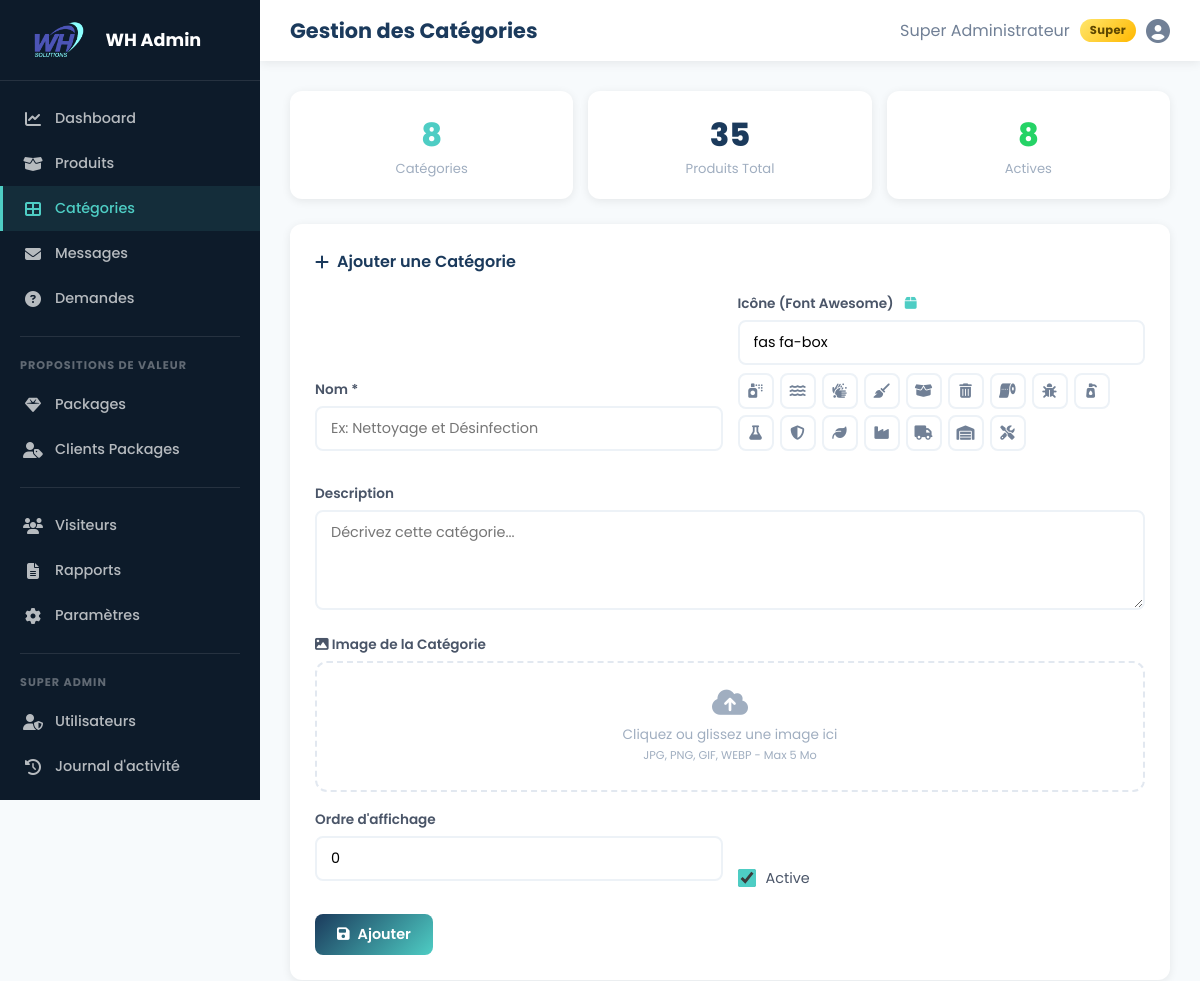
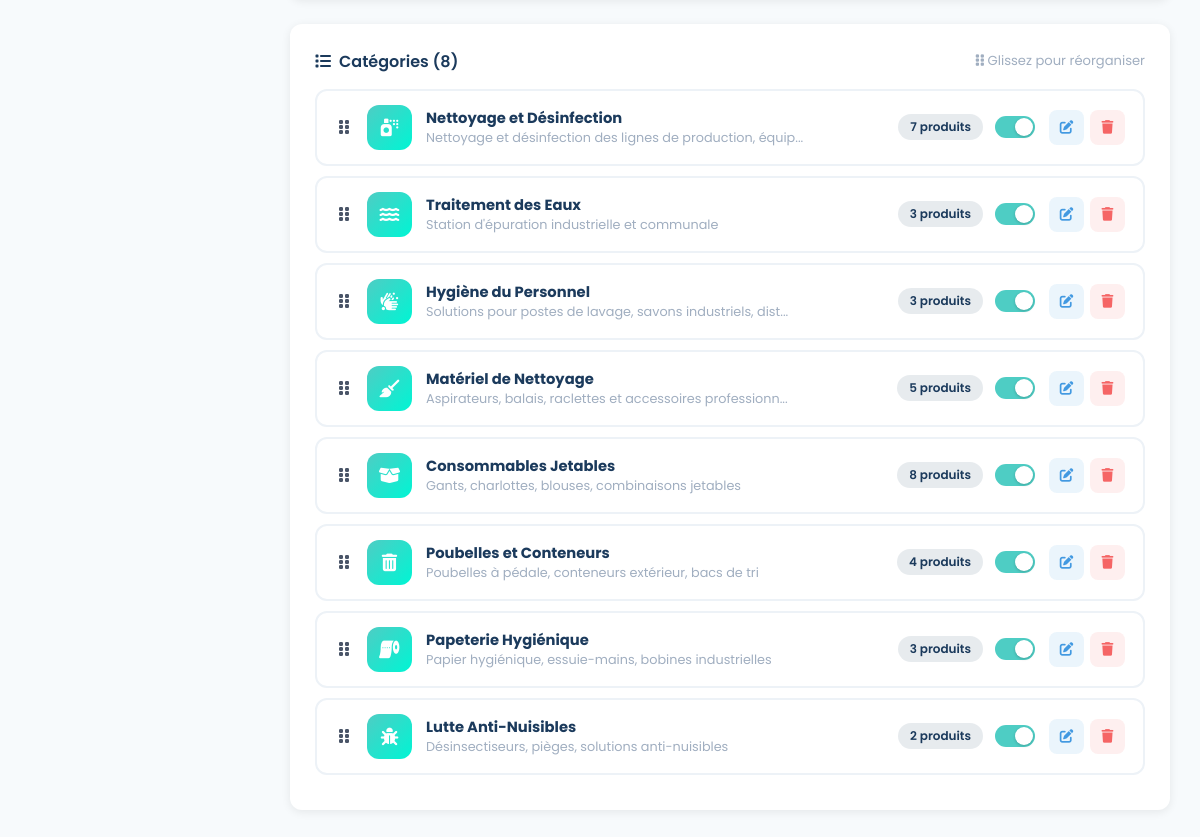
The app's page /admin/categories.php (signed in) with its own data (2 pictures, top to bottom).
### tables this page shows
CREATE TABLE categories (
    id INT AUTO_INCREMENT PRIMARY KEY,
    name VARCHAR(150) NOT NULL,
    slug VARCHAR(150) NOT NULL UNIQUE,
    description TEXT,
    icon VARCHAR(50) DEFAULT 'fas fa-box',
    image VARCHAR(255) DEFAULT NULL,
    sort_order INT DEFAULT 0,
    is_active TINYINT(1) DEFAULT 1,
    created_at TIMESTAMP DEFAULT CURRENT_TIMESTAMP
);

### includes/functions.php (called while the page is built, shortened)
<?php
function sanitize($data) {
    return htmlspecialchars(trim($data), ENT_QUOTES, 'UTF-8');
}
function isSuperAdmin() {
    return isset($_SESSION['admin_role']) && $_SESSION['admin_role'] === 'super_admin';
}

### admin/categories.php (the view, shortened to what this page needs)
<?php
$adminTitle = 'Gestion des Catégories';
require_once 'includes/header.php';
$categories = $pdo->query("SELECT c.*, (SELECT COUNT(*) FROM products WHERE category_id = c.id) as product_count FROM categories c ORDER BY c.sort_order ASC")->fetchAll();
$editCat = null;
$popularIcons = ['fas fa-spray-can','fas fa-water','fas fa-hands-wash','fas fa-broom','fas fa-box-open','fas fa-trash-alt','fas fa-toilet-paper','fas fa-bug','fas fa-pump-soap','fas fa-flask','fas fa-shield-alt','fas fa-leaf','fas fa-industry','fas fa-truck','fas fa-warehouse','fas fa-tools'];
?>
<div class="stats-row" style="display:grid; grid-template-columns:repeat(3,1fr); gap:15px; margin-bottom:25px;">
    <div class="card" style="text-align:center; padding:20px;">
        <div style="font-size:2rem; font-weight:800; color:var(--secondary);"><?= count($categories) ?></div>
        <div style="font-size:0.82rem; color:var(--gray-500);">Catégories</div>
    </div>
    <div class="card" style="text-align:center; padding:20px;">
        <div style="font-size:2rem; font-weight:800; color:var(--primary);"><?= array_sum(array_column($categories, 'product_count')) ?></div>
        <div style="font-size:0.82rem; color:var(--gray-500);">Produits Total</div>
    </div>
    <div class="card" style="text-align:center; padding:20px;">
        <div style="font-size:2rem; font-weight:800; color:#25D366;"><?= count(array_filter($categories, fn($c) => $c['is_active'])) ?></div>
        <div style="font-size:0.82rem; color:var(--gray-500);">Actives</div>
    </div>
</div>
<div class="card" style="margin-bottom:25px;">
    <h3><i class="fas fa-<?= $editCat ? 'edit' : 'plus' ?>"></i> <?= $editCat ? 'Modifier' : 'Ajouter' ?> une Catégorie</h3>
    <form method="POST" enctype="multipart/form-data">
        <div class="form-row">
            <div class="form-group">
                <label>Nom *</label>
                <input type="text" name="name" value="<?= sanitize($editCat['name'] ?? '') ?>" required placeholder="Ex: Nettoyage et Désinfection">
            </div>
            <div class="form-group">
                <label>Icône (Font Awesome) <span id="iconPreview" style="margin-left:8px;"><i class="<?= sanitize($editCat['icon'] ?? 'fas fa-box') ?>" style="color:var(--secondary);"></i></span></label>
                <input type="text" name="icon" id="iconInput" value="<?= sanitize($editCat['icon'] ?? 'fas fa-box') ?>" placeholder="fas fa-box" oninput="document.getElementById('iconPreview').innerHTML='<i class=\''+this.value+'\' style=\'color:var(--secondary);\'></i>'">
                <div style="display:flex; flex-wrap:wrap; gap:6px; margin-top:8px;">
                    <?php foreach($popularIcons as $ico): ?>
                    <button type="button" class="icon-pick-btn" onclick="document.getElementById('iconInput').value='<?= $ico ?>';document.getElementById('iconPreview').innerHTML='<i class=\'<?= $ico ?>\' style=\'color:var(--secondary);\'></i>'" title="<?= $ico ?>">
                        <i class="<?= $ico ?>"></i>
                    </button>
                    <?php endforeach; ?>
                </div>
            </div>
        </div>
        <div class="form-group">
            <label>Description</label>
            <textarea name="description" rows="3" placeholder="Décrivez cette catégorie..."><?= sanitize($editCat['description'] ?? '') ?></textarea>
        </div>
        <div class="form-group">
            <label><i class="fas fa-image"></i> Image de la Catégorie</label>
            <div class="image-preview-zone" id="catImgZone" onclick="document.getElementById('catImgInput').click()">
                <?php if(!empty($editCat['image'])): ?>
                <img src="<?= SITE_URL ?>/uploads/categories/<?= sanitize($editCat['image']) ?>" alt="Image catégorie" id="catImgPreview">
                <?php else: ?>
                <div class="preview-text" id="catImgText"><i class="fas fa-cloud-upload-alt"></i> Cliquez ou glissez une image ici<br><small>JPG, PNG, GIF, WEBP - Max 5 Mo</small></div>
                <?php endif; ?>
            </div>
        </div>
        <div class="form-row">
            <div class="form-group"><label>Ordre d'affichage</label><input type="number" name="sort_order" value="<?= $editCat['sort_order'] ?? 0 ?>" min="0"></div>
            <label class="checkbox-label"><input type="checkbox" name="is_active" <?= ($editCat['is_active'] ?? 1) ? 'checked' : '' ?> checked> Active</label>
        </div>
        <button type="submit" class="btn-admin btn-admin-primary"><i class="fas fa-save"></i> <?= $editCat ? 'Modifier' : 'Ajouter' ?></button>
    </form>
</div>
<div class="card">
    <div style="display:flex; justify-content:space-between; align-items:center; margin-bottom:15px; flex-wrap:wrap; gap:10px;">
        <h3 style="margin:0;"><i class="fas fa-list"></i> Catégories (<?= count($categories) ?>)</h3>
        <span style="font-size:0.82rem; color:var(--gray-500);"><i class="fas fa-grip-vertical"></i> Glissez pour réorganiser</span>
    </div>
    <div id="categoriesSortable">
        <?php foreach($categories as $c): ?>
        <div class="sortable-item" data-id="<?= $c['id'] ?>">
            <div class="sortable-handle"><i class="fas fa-grip-vertical"></i></div>
            <div class="sortable-icon">
                <?php if(!empty($c['image'])): ?>
                <img src="<?= SITE_URL ?>/uploads/categories/<?= sanitize($c['image']) ?>" alt="" style="width:40px;height:40px;border-radius:10px;object-fit:cover;">
                <?php else: ?>
                <i class="<?= sanitize($c['icon']) ?>"></i>
                <?php endif; ?>
            </div>
            <div class="sortable-info">
                <strong><?= sanitize($c['name']) ?></strong>
                <span><?= sanitize(mb_strimwidth($c['description'], 0, 60, '...')) ?></span>
            </div>
            <div class="sortable-meta">
                <span class="badge badge-primary"><?= $c['product_count'] ?> produits</span>
                <a href="?toggle=<?= $c['id'] ?>&val=<?= $c['is_active'] ? 0 : 1 ?>" class="toggle-switch <?= $c['is_active'] ? 'active' : '' ?>" title="<?= $c['is_active'] ? 'Désactiver' : 'Activer' ?>">
                    <span class="toggle-slider"></span>
                </a>
            </div>
            <div class="sortable-actions">
                <a href="?edit=<?= $c['id'] ?>" class="btn-icon btn-edit" title="Modifier"><i class="fas fa-edit"></i></a>
                <a href="?delete=<?= $c['id'] ?>" class="btn-icon btn-delete" title="Supprimer" onclick="return confirm('Supprimer cette catégorie ?')"><i class="fas fa-trash"></i></a>
            </div>
        </div>
        <?php endforeach; ?>
    </div>
</div>
<?php require_once 'includes/footer.php'; ?>

### admin/includes/header.php (shortened to what this page needs)
<?php
require_once __DIR__ . '/../../includes/functions.php';
$adminCheck = $pdo->prepare("SELECT is_active, role, name FROM admins WHERE id = ?");
$adminCheck->execute([$_SESSION['admin_id']]);
$adminPage = basename($_SERVER['PHP_SELF'], '.php');
?>
<!DOCTYPE html>
<html lang="fr">
<head>
<link rel="stylesheet" href="https://cdnjs.cloudflare.com/ajax/libs/font-awesome/6.5.1/css/all.min.css">
<link rel="stylesheet" href="<?= SITE_URL ?>/assets/css/admin.css">
</head>
<body>
<div class="admin-wrapper">
    <aside class="sidebar" id="sidebar">
        <div class="sidebar-header">
            <img src="<?= SITE_URL ?>/assets/images/logo.png" alt="WH Solutions" class="sidebar-logo">
            <span class="sidebar-title">WH Admin</span>
        </div>
        <nav class="sidebar-nav">
            <a href="index.php" class="nav-item <?= $adminPage === 'index' ? 'active' : '' ?>"><i class="fas fa-chart-line"></i><span>Dashboard</span></a>
            <a href="products.php" class="nav-item <?= $adminPage === 'products' ? 'active' : '' ?>"><i class="fas fa-box-open"></i><span>Produits</span></a>
            <a href="categories.php" class="nav-item <?= $adminPage === 'categories' ? 'active' : '' ?>"><i class="fas fa-th-large"></i><span>Catégories</span></a>
            <a href="messages.php" class="nav-item <?= $adminPage === 'messages' ? 'active' : '' ?>"><i class="fas fa-envelope"></i><span>Messages</span></a>
            <a href="inquiries.php" class="nav-item <?= $adminPage === 'inquiries' ? 'active' : '' ?>"><i class="fas fa-question-circle"></i><span>Demandes</span></a>
            <div class="nav-divider"></div>
            <span class="nav-label">Propositions de Valeur</span>
            <a href="packages.php" class="nav-item <?= $adminPage === 'packages' ? 'active' : '' ?>"><i class="fas fa-gem"></i><span>Packages</span></a>
            <a href="customer_packages.php" class="nav-item <?= $adminPage === 'customer_packages' ? 'active' : '' ?>"><i class="fas fa-user-tag"></i><span>Clients Packages</span></a>
            <div class="nav-divider"></div>
            <a href="visitors.php" class="nav-item <?= $adminPage === 'visitors' ? 'active' : '' ?>"><i class="fas fa-users"></i><span>Visiteurs</span></a>
            <a href="reports.php" class="nav-item <?= $adminPage === 'reports' ? 'active' : '' ?>"><i class="fas fa-file-alt"></i><span>Rapports</span></a>
            <a href="settings.php" class="nav-item <?= $adminPage === 'settings' ? 'active' : '' ?>"><i class="fas fa-cog"></i><span>Paramètres</span></a>
            <?php if(isSuperAdmin()): ?>
            <div class="nav-divider"></div>
            <span class="nav-label">Super Admin</span>
            <a href="users.php" class="nav-item <?= $adminPage === 'users' ? 'active' : '' ?>"><i class="fas fa-user-shield"></i><span>Utilisateurs</span></a>
            <a href="activity.php" class="nav-item <?= $adminPage === 'activity' ? 'active' : '' ?>"><i class="fas fa-history"></i><span>Journal d'activité</span></a>
            <?php endif; ?>
        </nav>
    </aside>
    <main class="admin-main">
        <header class="admin-header">
            <h1 class="page-title"><?= $adminTitle ?? 'Dashboard' ?></h1>
            <div class="admin-user">
                <span><?= sanitize($_SESSION['admin_name'] ?? 'Admin') ?></span>
                <?php if(isSuperAdmin()): ?>
                <span class="role-badge role-super">Super</span>
                <?php else: ?>
                <span class="role-badge role-admin">Admin</span>
                <?php endif; ?>
                <i class="fas fa-user-circle"></i>
            </div>
        </header>
        <div class="admin-content">

### records on screen
categories: name "Nettoyage et Désinfection", description "Nettoyage et désinfection des lignes de production, équip...", product_count "7", is_active 1 (drawn)
categories: name "Traitement des Eaux", description "Station d'épuration industrielle et communale", product_count "3", is_active 1 (drawn)
categories: name "Hygiène du Personnel", description "Solutions pour postes de lavage, savons industriels, dist...", product_count "3", is_active 1 (drawn)
categories: name "Matériel de Nettoyage", description "Aspirateurs, balais, raclettes et accessoires professionn...", product_count "5", is_active 1 (drawn)
categories: name "Consommables Jetables", description "Gants, charlottes, blouses, combinaisons jetables", product_count "8", is_active 1 (drawn)
categories: name "Poubelles et Conteneurs", description "Poubelles à pédale, conteneurs extérieur, bacs de tri", product_count "4", is_active 1 (drawn)
categories: name "Papeterie Hygiénique", description "Papier hygiénique, essuie-mains, bobines industrielles", product_count "3", is_active 1 (drawn)
categories: name "Lutte Anti-Nuisibles", description "Désinsectiseurs, pièges, solutions anti-nuisibles", product_count "2", is_active 1 (drawn)

### other values on screen
$adminTitle "Gestion des Catégories"
$_SESSION['admin_name'] "Super Administrateur"
count($categories) "8"
array_sum(array_column($categories, 'product_count')) "35"
count(array_filter($categories, fn($c) => $c['is_active'])) "8"
